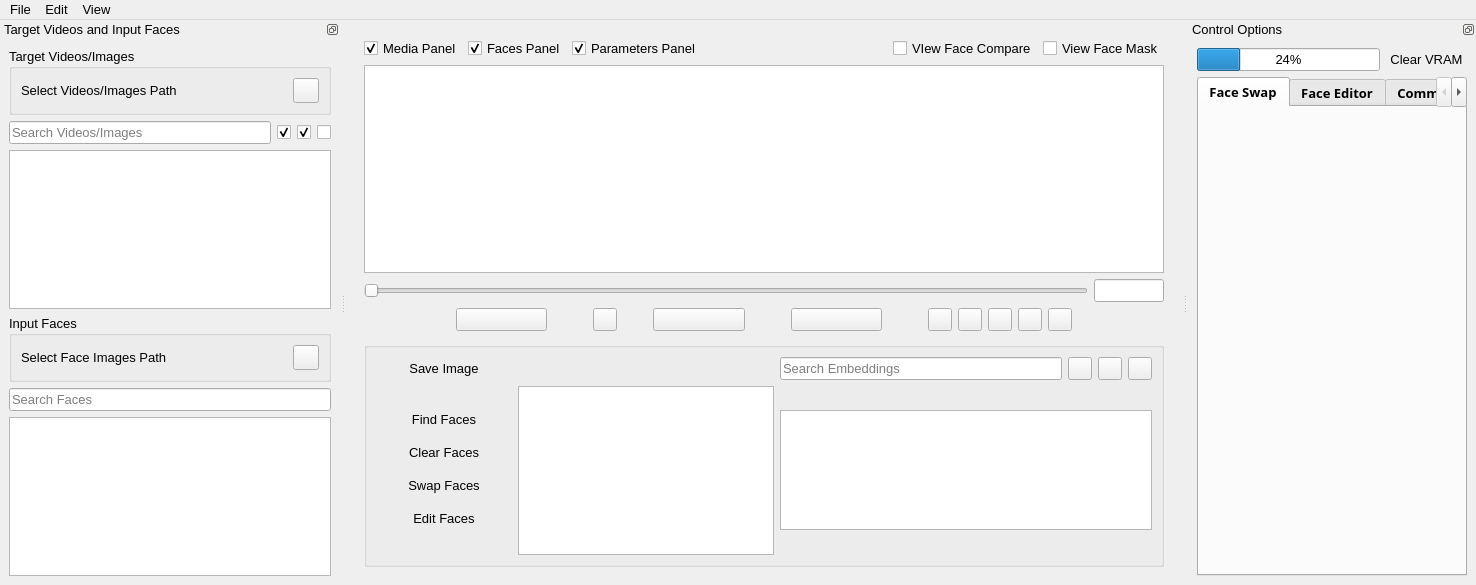
<?xml version='1.0' encoding='utf-8'?>
<ui version="4.0">
 <class>MainWindow</class>
 <widget class="QMainWindow" name="MainWindow">
  <property name="geometry">
   <rect>
    <x>0</x>
    <y>0</y>
    <width>1476</width>
    <height>585</height>
   </rect>
  </property>
  <property name="font">
   <font>
    <pointsize>10</pointsize>
   </font>
  </property>
  <property name="windowTitle">
   <string>VisoMaster v0.1.5</string>
  </property>
  <property name="windowIcon">
   <iconset resource="media.qrc">
    <normaloff>:/media/media/visomaster_small.png</normaloff>:/media/media/visomaster_small.png</iconset>
  </property>
  <widget class="QWidget" name="centralwidget">
   <layout class="QHBoxLayout" name="horizontalLayout">
    <item>
     <widget class="QWidget" name="mediaLayout" native="true">
      <property name="sizePolicy">
       <sizepolicy hsizetype="Expanding" vsizetype="Preferred">
        <horstretch>2</horstretch>
        <verstretch>0</verstretch>
       </sizepolicy>
      </property>
      <layout class="QVBoxLayout" name="verticalLayout">
       <item>
        <layout class="QHBoxLayout" name="panelVisibilityCheckBoxLayout">
         <item>
          <widget class="CheckBox" name="mediaPanelCheckBox">
           <property name="text">
            <string>Media Panel</string>
           </property>
           <property name="checked">
            <bool>true</bool>
           </property>
          </widget>
         </item>
         <item>
          <widget class="CheckBox" name="facesPanelCheckBox">
           <property name="text">
            <string>Faces Panel</string>
           </property>
           <property name="checked">
            <bool>true</bool>
           </property>
          </widget>
         </item>
         <item>
          <widget class="CheckBox" name="parametersPanelCheckBox">
           <property name="text">
            <string>Parameters Panel</string>
           </property>
           <property name="checked">
            <bool>true</bool>
           </property>
          </widget>
         </item>
         <item>
          <spacer name="horizontalSpacer_8">
           <property name="orientation">
            <enum>Qt::Orientation::Horizontal</enum>
           </property>
           <property name="sizeHint" stdset="0">
            <size>
             <width>20</width>
             <height>20</height>
            </size>
           </property>
          </spacer>
         </item>
         <item>
          <widget class="CheckBox" name="faceCompareCheckBox">
           <property name="text">
            <string>VIew Face Compare</string>
           </property>
          </widget>
         </item>
         <item>
          <widget class="CheckBox" name="faceMaskCheckBox">
           <property name="text">
            <string>View Face Mask</string>
           </property>
          </widget>
         </item>
        </layout>
       </item>
       <item>
        <widget class="QGraphicsView" name="graphicsViewFrame" />
       </item>
       <item>
        <layout class="QVBoxLayout" name="verticalLayoutMediaControls">
         <item>
          <layout class="QHBoxLayout" name="horizontalLayoutMediaSlider">
           <item>
            <widget class="Slider" name="videoSeekSlider">
             <property name="orientation">
              <enum>Qt::Orientation::Horizontal</enum>
             </property>
            </widget>
           </item>
           <item>
            <widget class="LineEdit" name="videoSeekLineEdit">
             <property name="sizePolicy">
              <sizepolicy hsizetype="Preferred" vsizetype="Fixed">
               <horstretch>0</horstretch>
               <verstretch>0</verstretch>
              </sizepolicy>
             </property>
             <property name="maximumSize">
              <size>
               <width>70</width>
               <height>16777215</height>
              </size>
             </property>
             <property name="toolTip">
              <string>Frame Number</string>
             </property>
             <property name="clearButtonEnabled">
              <bool>false</bool>
             </property>
            </widget>
           </item>
          </layout>
         </item>
         <item>
          <layout class="QHBoxLayout" name="horizontalLayoutMediaButtons">
           <item>
            <spacer name="horizontalSpacer">
             <property name="orientation">
              <enum>Qt::Orientation::Horizontal</enum>
             </property>
             <property name="sizeType">
              <enum>QSizePolicy::Policy::MinimumExpanding</enum>
             </property>
             <property name="sizeHint" stdset="0">
              <size>
               <width>40</width>
               <height>20</height>
              </size>
             </property>
            </spacer>
           </item>
           <item>
            <widget class="TransparentToolButton" name="frameRewindButton">
             <property name="sizePolicy">
              <sizepolicy hsizetype="MinimumExpanding" vsizetype="Fixed">
               <horstretch>0</horstretch>
               <verstretch>0</verstretch>
              </sizepolicy>
             </property>
             <property name="maximumSize">
              <size>
               <width>100</width>
               <height>16777215</height>
              </size>
             </property>
             <property name="text">
              <string />
             </property>
             <property name="icon">
              <iconset resource="media.qrc">
               <normaloff>:/media/media/previous_marker_off.png</normaloff>:/media/media/previous_marker_off.png</iconset>
             </property>
             </widget>
           </item>
           <item>
            <spacer name="horizontalSpacer_3">
             <property name="orientation">
              <enum>Qt::Orientation::Horizontal</enum>
             </property>
             <property name="sizeType">
              <enum>QSizePolicy::Policy::Minimum</enum>
             </property>
             <property name="sizeHint" stdset="0">
              <size>
               <width>40</width>
               <height>20</height>
              </size>
             </property>
            </spacer>
           </item>
           <item>
            <widget class="TransparentToolButton" name="buttonMediaRecord">
             <property name="text">
              <string />
             </property>
             <property name="icon">
              <iconset resource="media.qrc">
               <normaloff>:/media/media/rec_off.png</normaloff>:/media/media/rec_off.png</iconset>
             </property>
             <property name="checkable">
              <bool>true</bool>
             </property>
             </widget>
           </item>
           <item>
            <spacer name="horizontalSpacer_6">
             <property name="orientation">
              <enum>Qt::Orientation::Horizontal</enum>
             </property>
             <property name="sizeType">
              <enum>QSizePolicy::Policy::Minimum</enum>
             </property>
             <property name="sizeHint" stdset="0">
              <size>
               <width>30</width>
               <height>20</height>
              </size>
             </property>
            </spacer>
           </item>
           <item>
            <widget class="TransparentToolButton" name="buttonMediaPlay">
             <property name="sizePolicy">
              <sizepolicy hsizetype="MinimumExpanding" vsizetype="Minimum">
               <horstretch>0</horstretch>
               <verstretch>0</verstretch>
              </sizepolicy>
             </property>
             <property name="maximumSize">
              <size>
               <width>100</width>
               <height>16777215</height>
              </size>
             </property>
             <property name="text">
              <string />
             </property>
             <property name="icon">
              <iconset resource="media.qrc">
               <normaloff>:/media/media/play_off.png</normaloff>:/media/media/play_off.png</iconset>
             </property>
             <property name="checkable">
              <bool>true</bool>
             </property>
             </widget>
           </item>
           <item>
            <spacer name="horizontalSpacer_4">
             <property name="orientation">
              <enum>Qt::Orientation::Horizontal</enum>
             </property>
             <property name="sizeType">
              <enum>QSizePolicy::Policy::Minimum</enum>
             </property>
             <property name="sizeHint" stdset="0">
              <size>
               <width>40</width>
               <height>20</height>
              </size>
             </property>
            </spacer>
           </item>
           <item>
            <widget class="TransparentToolButton" name="frameAdvanceButton">
             <property name="sizePolicy">
              <sizepolicy hsizetype="MinimumExpanding" vsizetype="Fixed">
               <horstretch>0</horstretch>
               <verstretch>0</verstretch>
              </sizepolicy>
             </property>
             <property name="maximumSize">
              <size>
               <width>100</width>
               <height>16777215</height>
              </size>
             </property>
             <property name="text">
              <string />
             </property>
             <property name="icon">
              <iconset resource="media.qrc">
               <normaloff>:/media/media/next_marker_off.png</normaloff>:/media/media/next_marker_off.png</iconset>
             </property>
             </widget>
           </item>
           <item>
            <spacer name="horizontalSpacer_2">
             <property name="orientation">
              <enum>Qt::Orientation::Horizontal</enum>
             </property>
             <property name="sizeType">
              <enum>QSizePolicy::Policy::Minimum</enum>
             </property>
             <property name="sizeHint" stdset="0">
              <size>
               <width>40</width>
               <height>20</height>
              </size>
             </property>
            </spacer>
           </item>
           <item>
            <widget class="TransparentToolButton" name="addMarkerButton">
             <property name="toolTip">
              <string>Add Marker</string>
             </property>
             <property name="text">
              <string />
             </property>
             <property name="icon">
              <iconset resource="media.qrc">
               <normaloff>:/media/media/add_marker_hover.png</normaloff>:/media/media/add_marker_hover.png</iconset>
             </property>
             </widget>
           </item>
           <item>
            <widget class="TransparentToolButton" name="removeMarkerButton">
             <property name="toolTip">
              <string>Remove Marker</string>
             </property>
             <property name="text">
              <string />
             </property>
             <property name="icon">
              <iconset resource="media.qrc">
               <normaloff>:/media/media/remove_marker_hover.png</normaloff>:/media/media/remove_marker_hover.png</iconset>
             </property>
             </widget>
           </item>
           <item>
            <widget class="TransparentToolButton" name="previousMarkerButton">
             <property name="toolTip">
              <string>Move to Previous Marker</string>
             </property>
             <property name="text">
              <string />
             </property>
             <property name="icon">
              <iconset resource="media.qrc">
               <normaloff>:/media/media/previous_marker_hover.png</normaloff>:/media/media/previous_marker_hover.png</iconset>
             </property>
             </widget>
           </item>
           <item>
            <widget class="TransparentToolButton" name="nextMarkerButton">
             <property name="toolTip">
              <string>Move to Next Marker</string>
             </property>
             <property name="text">
              <string />
             </property>
             <property name="icon">
              <iconset resource="media.qrc">
               <normaloff>:/media/media/next_marker_hover.png</normaloff>:/media/media/next_marker_hover.png</iconset>
             </property>
             </widget>
           </item>
           <item>
            <widget class="TransparentToolButton" name="viewFullScreenButton">
             <property name="toolTip">
              <string>View Fullscreen (F11)</string>
             </property>
             <property name="text">
              <string />
             </property>
             <property name="icon">
              <iconset resource="media.qrc">
               <normaloff>:/media/media/fullscreen.png</normaloff>:/media/media/fullscreen.png</iconset>
             </property>
             </widget>
           </item>
           <item>
            <spacer name="horizontalSpacer_5">
             <property name="orientation">
              <enum>Qt::Orientation::Horizontal</enum>
             </property>
             <property name="sizeHint" stdset="0">
              <size>
               <width>40</width>
               <height>20</height>
              </size>
             </property>
            </spacer>
           </item>
          </layout>
         </item>
        </layout>
       </item>
       <item>
        <spacer name="verticalSpacer">
         <property name="orientation">
          <enum>Qt::Orientation::Vertical</enum>
         </property>
         <property name="sizeType">
          <enum>QSizePolicy::Policy::Preferred</enum>
         </property>
         <property name="sizeHint" stdset="0">
          <size>
           <width>20</width>
           <height>5</height>
          </size>
         </property>
        </spacer>
       </item>
       <item>
        <widget class="QGroupBox" name="facesPanelGroupBox">
         <property name="sizePolicy">
          <sizepolicy hsizetype="Preferred" vsizetype="Fixed">
           <horstretch>0</horstretch>
           <verstretch>0</verstretch>
          </sizepolicy>
         </property>
         <property name="minimumSize">
          <size>
           <width>0</width>
           <height>180</height>
          </size>
         </property>
         <property name="maximumSize">
          <size>
           <width>16777215</width>
           <height>225</height>
          </size>
         </property>
         <property name="autoFillBackground">
          <bool>false</bool>
         </property>
         <property name="flat">
          <bool>true</bool>
         </property>
         <property name="checkable">
          <bool>false</bool>
         </property>
         <layout class="QGridLayout" name="gridLayout_2">
          <item row="1" column="0">
           <widget class="QWidget" name="facesButtonsWidget" native="true">
            <property name="sizePolicy">
             <sizepolicy hsizetype="Minimum" vsizetype="Preferred">
              <horstretch>0</horstretch>
              <verstretch>0</verstretch>
             </sizepolicy>
            </property>
            <layout class="QVBoxLayout" name="verticalLayout_8">
             <item>
              <widget class="QWidget" name="verticalWidget" native="true">
               <layout class="QVBoxLayout" name="controlButtonsLayout">
                <item>
                 <widget class="PushButton" name="findTargetFacesButton">
                  <property name="minimumSize">
                   <size>
                    <width>100</width>
                    <height>0</height>
                   </size>
                  </property>
                  <property name="text">
                   <string>Find Faces</string>
                  </property>
                  <property name="checkable">
                   <bool>false</bool>
                  </property>
                  <property name="flat">
                   <bool>true</bool>
                  </property>
                 </widget>
                </item>
                <item>
                 <widget class="PushButton" name="clearTargetFacesButton">
                  <property name="text">
                   <string>Clear Faces</string>
                  </property>
                  <property name="checkable">
                   <bool>false</bool>
                  </property>
                  <property name="flat">
                   <bool>true</bool>
                  </property>
                 </widget>
                </item>
                <item>
                 <widget class="PrimaryPushButton" name="swapfacesButton">
                  <property name="text">
                   <string>Swap Faces</string>
                  </property>
                  <property name="checkable">
                   <bool>true</bool>
                  </property>
                  <property name="flat">
                   <bool>true</bool>
                  </property>
                 </widget>
                </item>
                <item>
                 <widget class="PrimaryPushButton" name="editFacesButton">
                  <property name="text">
                   <string>Edit Faces</string>
                  </property>
                  <property name="checkable">
                   <bool>true</bool>
                  </property>
                  <property name="default">
                   <bool>false</bool>
                  </property>
                  <property name="flat">
                   <bool>true</bool>
                  </property>
                 </widget>
                </item>
               </layout>
              </widget>
             </item>
            </layout>
           </widget>
          </item>
          <item row="1" column="2">
           <widget class="ListWidget" name="inputEmbeddingsList">
            <property name="sizePolicy">
             <sizepolicy hsizetype="Expanding" vsizetype="Fixed">
              <horstretch>4</horstretch>
              <verstretch>0</verstretch>
             </sizepolicy>
            </property>
            <property name="minimumSize">
             <size>
              <width>320</width>
              <height>120</height>
             </size>
            </property>
            <property name="maximumSize">
             <size>
              <width>16777215</width>
              <height>120</height>
             </size>
            </property>
            <property name="verticalScrollBarPolicy">
             <enum>Qt::ScrollBarAlwaysOff</enum>
            </property>
            <property name="horizontalScrollBarPolicy">
             <enum>Qt::ScrollBarAsNeeded</enum>
            </property>
            <property name="toolTip">
             <string>Save Embedding</string>
            </property>
            <property name="uniformItemSizes">
             <bool>true</bool>
            </property>
            <property name="viewMode">
             <enum>QListView::IconMode</enum>
            </property>
            <property name="movement">
             <enum>QListView::Static</enum>
            </property>
            <property name="wrapping">
             <bool>true</bool>
            </property>
            <property name="layoutMode">
             <enum>QListView::Batched</enum>
            </property>
            <property name="spacing">
             <number>4</number>
            </property>
            <property name="autoScroll">
             <bool>false</bool>
            </property>
           </widget>
          </item>
          <item row="0" column="0">
           <layout class="QHBoxLayout" name="horizontalLayout_4">
            <item>
             <widget class="PushButton" name="saveImageButton">
              <property name="text">
               <string>Save Image</string>
              </property>
              <property name="flat">
               <bool>true</bool>
              </property>
             </widget>
            </item>
           </layout>
          </item>
          <item row="0" column="2">
           <layout class="QHBoxLayout" name="horizontalLayout_3">
            <item>
             <widget class="LineEdit" name="inputEmbeddingsSearchBox">
              <property name="placeholderText">
               <string>Search Embeddings</string>
              </property>
             </widget>
            </item>
            <item>
             <widget class="TransparentToolButton" name="openEmbeddingButton">
              <property name="toolTip">
               <string>Open Embedding File</string>
              </property>
              <property name="text">
               <string />
              </property>
              <property name="icon">
               <iconset resource="media.qrc">
                <normaloff>:/media/media/open_file.png</normaloff>:/media/media/open_file.png</iconset>
              </property>
              </widget>
            </item>
            <item>
             <widget class="TransparentToolButton" name="saveEmbeddingButton">
              <property name="toolTip">
               <string>Save Embedding</string>
              </property>
              <property name="text">
               <string />
              </property>
              <property name="icon">
               <iconset resource="media.qrc">
                <normaloff>:/media/media/save_file.png</normaloff>:/media/media/save_file.png</iconset>
              </property>
              </widget>
            </item>
            <item>
             <widget class="TransparentToolButton" name="saveEmbeddingAsButton">
              <property name="toolTip">
               <string>Save Embedding As</string>
              </property>
              <property name="text">
               <string />
              </property>
              <property name="icon">
               <iconset resource="media.qrc">
                <normaloff>:/media/media/save_file_as.png</normaloff>:/media/media/save_file_as.png</iconset>
              </property>
              </widget>
            </item>
           </layout>
          </item>
          <item row="1" column="1">
           <widget class="ListWidget" name="targetFacesList">
            <property name="autoFillBackground">
             <bool>true</bool>
            </property>
            <property name="autoScroll">
             <bool>false</bool>
            </property>
           </widget>
          </item>
         </layout>
        </widget>
       </item>
      </layout>
     </widget>
    </item>
   </layout>
  </widget>
  <widget class="QDockWidget" name="input_Target_DockWidget">
   <property name="sizePolicy">
    <sizepolicy hsizetype="Preferred" vsizetype="Preferred">
     <horstretch>4</horstretch>
     <verstretch>0</verstretch>
    </sizepolicy>
   </property>
   <property name="minimumSize">
    <size>
     <width>340</width>
     <height>369</height>
    </size>
   </property>
   <property name="features">
    <set>QDockWidget::DockWidgetFeature::DockWidgetFloatable|QDockWidget::DockWidgetFeature::DockWidgetMovable</set>
   </property>
   <property name="windowTitle">
    <string>Target Videos and Input Faces</string>
   </property>
   <attribute name="dockWidgetArea">
    <number>1</number>
   </attribute>
   <widget class="QWidget" name="dockWidgetContents">
    <layout class="QGridLayout" name="gridLayout_4">
     <item row="0" column="0">
      <layout class="QVBoxLayout" name="vboxLayout">
       <item>
        <widget class="QGroupBox" name="groupBox_TargetVideos_Select">
         <property name="title">
          <string>Target Videos/Images</string>
         </property>
         <layout class="QGridLayout" name="gridLayout_3">
          <item row="0" column="0">
           <layout class="QHBoxLayout" name="horizontalLayout_7">
            <item>
             <widget class="QLabel" name="labelTargetVideosPath">
              <property name="text">
               <string>Select Videos/Images Path</string>
              </property>
              <property name="wordWrap">
               <bool>false</bool>
              </property>
             </widget>
            </item>
            <item>
             <widget class="TransparentToolButton" name="buttonTargetVideosPath">
              <property name="sizePolicy">
               <sizepolicy hsizetype="Fixed" vsizetype="Fixed">
                <horstretch>0</horstretch>
                <verstretch>0</verstretch>
               </sizepolicy>
              </property>
              <property name="toolTip">
               <string>Choose Target Media Folder</string>
              </property>
              <property name="text">
               <string />
              </property>
              <property name="icon">
               <iconset resource="media.qrc">
                <normaloff>:/media/media/open_file.png</normaloff>:/media/media/open_file.png</iconset>
              </property>
              <property name="iconSize">
               <size>
                <width>18</width>
                <height>18</height>
               </size>
              </property>
              </widget>
            </item>
           </layout>
          </item>
         </layout>
        </widget>
       </item>
       <item>
        <layout class="QHBoxLayout" name="horizontalLayout_9">
         <item>
          <widget class="LineEdit" name="targetVideosSearchBox">
           <property name="text">
            <string />
           </property>
           <property name="placeholderText">
            <string>Search Videos/Images</string>
           </property>
          </widget>
         </item>
         <item>
          <widget class="CheckBox" name="filterImagesCheckBox">
           <property name="toolTip">
            <string>Include Images</string>
           </property>
           <property name="text">
            <string />
           </property>
           <property name="icon">
            <iconset resource="media.qrc">
             <normaloff>:/media/media/image.png</normaloff>:/media/media/image.png</iconset>
           </property>
           <property name="checked">
            <bool>true</bool>
           </property>
          </widget>
         </item>
         <item>
          <widget class="CheckBox" name="filterVideosCheckBox">
           <property name="toolTip">
            <string>Include Videos</string>
           </property>
           <property name="text">
            <string />
           </property>
           <property name="icon">
            <iconset resource="media.qrc">
             <normaloff>:/media/media/video.png</normaloff>:/media/media/video.png</iconset>
           </property>
           <property name="checked">
            <bool>true</bool>
           </property>
          </widget>
         </item>
         <item>
          <widget class="CheckBox" name="filterWebcamsCheckBox">
           <property name="toolTip">
            <string>Include Webcams</string>
           </property>
           <property name="text">
            <string />
           </property>
           <property name="icon">
            <iconset resource="media.qrc">
             <normaloff>:/media/media/webcam.png</normaloff>:/media/media/webcam.png</iconset>
           </property>
           <property name="checked">
            <bool>false</bool>
           </property>
          </widget>
         </item>
        </layout>
       </item>
       <item>
        <widget class="ListWidget" name="targetVideosList">
         <property name="acceptDrops">
          <bool>true</bool>
         </property>
         <property name="autoScroll">
          <bool>false</bool>
         </property>
        </widget>
       </item>
       <item>
        <widget class="QGroupBox" name="groupBox_InputFaces_Select">
         <property name="title">
          <string>Input Faces</string>
         </property>
         <layout class="QGridLayout" name="gridLayout">
          <item row="0" column="0">
           <layout class="QHBoxLayout" name="horizontalLayout_8">
            <item>
             <widget class="QLabel" name="labelInputFacesPath">
              <property name="text">
               <string>Select Face Images Path</string>
              </property>
             </widget>
            </item>
            <item>
             <widget class="TransparentToolButton" name="buttonInputFacesPath">
              <property name="sizePolicy">
               <sizepolicy hsizetype="Fixed" vsizetype="Fixed">
                <horstretch>0</horstretch>
                <verstretch>0</verstretch>
               </sizepolicy>
              </property>
              <property name="toolTip">
               <string>Choose Input Faces Folder</string>
              </property>
              <property name="text">
               <string />
              </property>
              <property name="icon">
               <iconset resource="media.qrc">
                <normaloff>:/media/media/open_file.png</normaloff>:/media/media/open_file.png</iconset>
              </property>
              <property name="iconSize">
               <size>
                <width>18</width>
                <height>18</height>
               </size>
              </property>
              </widget>
            </item>
           </layout>
          </item>
         </layout>
        </widget>
       </item>
       <item>
        <widget class="LineEdit" name="inputFacesSearchBox">
         <property name="placeholderText">
          <string>Search Faces</string>
         </property>
        </widget>
       </item>
       <item>
        <widget class="ListWidget" name="inputFacesList">
         <property name="acceptDrops">
          <bool>true</bool>
         </property>
         <property name="autoScroll">
          <bool>false</bool>
         </property>
        </widget>
       </item>
      </layout>
     </item>
    </layout>
   </widget>
  </widget>
  <widget class="QDockWidget" name="controlOptionsDockWidget">
   <property name="features">
    <set>QDockWidget::DockWidgetFeature::DockWidgetFloatable|QDockWidget::DockWidgetFeature::DockWidgetMovable</set>
   </property>
   <property name="windowTitle">
    <string>Control Options</string>
   </property>
   <attribute name="dockWidgetArea">
    <number>2</number>
   </attribute>
   <widget class="QWidget" name="dockWidgetContents_2">
    <layout class="QGridLayout" name="gridLayout_5">
     <item row="1" column="0">
      <widget class="QTabWidget" name="tabWidget">
       <property name="sizePolicy">
        <sizepolicy hsizetype="Expanding" vsizetype="Preferred">
         <horstretch>1</horstretch>
         <verstretch>0</verstretch>
        </sizepolicy>
       </property>
       <property name="font">
        <font>
         <family>Segoe UI Semibold</family>
         <pointsize>10</pointsize>
         <bold>true</bold>
        </font>
       </property>
       <property name="layoutDirection">
        <enum>Qt::LayoutDirection::LeftToRight</enum>
       </property>
       <property name="tabPosition">
        <enum>QTabWidget::TabPosition::North</enum>
       </property>
       <property name="currentIndex">
        <number>0</number>
       </property>
       <property name="tabsClosable">
        <bool>false</bool>
       </property>
       <property name="movable">
        <bool>true</bool>
       </property>
       <property name="tabBarAutoHide">
        <bool>false</bool>
       </property>
       <widget class="QWidget" name="face_swap_tab">
        <attribute name="title">
         <string>Face Swap</string>
        </attribute>
        <layout class="QVBoxLayout" name="verticalLayout_4">
         <item>
          <layout class="QVBoxLayout" name="swapWidgetsLayout" />
         </item>
        </layout>
       </widget>
       <widget class="QWidget" name="face_editor_tab">
        <attribute name="title">
         <string>Face Editor</string>
        </attribute>
        <layout class="QVBoxLayout" name="verticalLayout_3">
         <item>
          <layout class="QVBoxLayout" name="faceEditorWidgetsLayout" />
         </item>
        </layout>
       </widget>
       <widget class="QWidget" name="common_tab">
        <attribute name="title">
         <string>Common</string>
        </attribute>
        <layout class="QVBoxLayout" name="commonWidgetsLayout_1">
         <item>
          <layout class="QVBoxLayout" name="commonWidgetsLayout" />
         </item>
        </layout>
       </widget>
       <widget class="QWidget" name="settings_tab">
        <attribute name="title">
         <string>Settings</string>
        </attribute>
        <layout class="QVBoxLayout" name="verticalLayout_2">
         <item>
          <widget class="QLabel" name="label">
           <property name="text">
            <string>Output Directory</string>
           </property>
          </widget>
         </item>
         <item>
          <layout class="QVBoxLayout" name="settingsWidgetsLayout">
           <item>
            <layout class="QHBoxLayout" name="outputFolderSelectionLayout">
             <item>
              <widget class="LineEdit" name="outputFolderLineEdit">
               <property name="readOnly">
                <bool>true</bool>
               </property>
              </widget>
             </item>
             <item>
              <widget class="PushButton" name="outputFolderButton">
               <property name="text">
                <string>Browse Folder</string>
               </property>
               <property name="flat">
                <bool>false</bool>
               </property>
              </widget>
             </item>
            </layout>
           </item>
          </layout>
         </item>
        </layout>
       </widget>
      </widget>
     </item>
     <item row="0" column="0">
      <layout class="QHBoxLayout" name="horizontalLayout_2">
       <item>
        <widget class="ProgressBar" name="vramProgressBar">
         <property name="value">
          <number>24</number>
         </property>
        </widget>
       </item>
       <item>
        <widget class="PushButton" name="clearMemoryButton">
         <property name="text">
          <string>Clear VRAM</string>
         </property>
         <property name="flat">
          <bool>true</bool>
         </property>
        </widget>
       </item>
      </layout>
     </item>
    </layout>
   </widget>
  </widget>
  <widget class="QMenuBar" name="topMenuBar">
   <property name="geometry">
    <rect>
     <x>0</x>
     <y>0</y>
     <width>1476</width>
     <height>33</height>
    </rect>
   </property>
   <widget class="QMenu" name="menuFile">
    <property name="title">
     <string>File</string>
    </property>
    <addaction name="actionLoad_SavedWorkspace" />
    <addaction name="actionSave_CurrentWorkspace" />
    <addaction name="separator" />
    <addaction name="actionOpen_Videos_Folder" />
    <addaction name="actionOpen_Video_Files" />
    <addaction name="separator" />
    <addaction name="actionLoad_Source_Images_Folder" />
    <addaction name="actionLoad_Source_Image_Files" />
    <addaction name="separator" />
    <addaction name="actionLoad_Embeddings" />
    <addaction name="actionSave_Embeddings" />
    <addaction name="actionSave_Embeddings_As" />
   </widget>
   <widget class="QMenu" name="menuEdit">
    <property name="title">
     <string>Edit</string>
    </property>
    <addaction name="actionTest_2" />
   </widget>
   <widget class="QMenu" name="menuView">
    <property name="title">
     <string>View</string>
    </property>
    <addaction name="actionView_Fullscreen_F11" />
   </widget>
   <addaction name="menuFile" />
   <addaction name="menuEdit" />
   <addaction name="menuView" />
  </widget>
  <action name="actionExit">
   <property name="text">
    <string>Exit</string>
   </property>
  </action>
  <action name="actionLoad_Embeddings">
   <property name="text">
    <string>Load Embeddings</string>
   </property>
  </action>
  <action name="actionSave_Embeddings">
   <property name="text">
    <string>Save Embeddings</string>
   </property>
  </action>
  <action name="actionSave_Embeddings_As">
   <property name="text">
    <string>Save Embeddings As</string>
   </property>
  </action>
  <action name="actionOpen_Videos_Folder">
   <property name="text">
    <string>Load Target Images/Videos Folder</string>
   </property>
  </action>
  <action name="actionOpen_Video_Files">
   <property name="text">
    <string>Load Target Image/Video Files</string>
   </property>
  </action>
  <action name="actionLoad_Source_Images_Folder">
   <property name="text">
    <string>Load Source Images Folder</string>
   </property>
  </action>
  <action name="actionLoad_Source_Image_Files">
   <property name="text">
    <string>Load Source Image Files</string>
   </property>
  </action>
  <action name="actionView_Fullscreen_F11">
   <property name="text">
    <string>View Fullscreen (F11)</string>
   </property>
  </action>
  <action name="actionTest">
   <property name="text">
    <string>Test</string>
   </property>
  </action>
  <action name="actionLoad_Saved_Workspace">
   <property name="text">
    <string>Load Saved Workspace</string>
   </property>
  </action>
  <action name="actionSave_Current_Workspace">
   <property name="text">
    <string>Save Current Workspace</string>
   </property>
  </action>
  <action name="actionTest_2">
   <property name="text">
    <string>Test</string>
   </property>
  </action>
  <action name="actionLoad_SavedWorkspace">
   <property name="text">
    <string>Load Saved Workspace</string>
   </property>
  </action>
  <action name="actionSave_CurrentWorkspace">
   <property name="text">
    <string>Save Current Workspace</string>
   </property>
  </action>
 </widget>
 <resources>
  <include location="media.qrc" />
 </resources>
 <connections />
<customwidgets><customwidget><class>CheckBox</class><extends>QCheckBox</extends><header>qfluentwidgets</header></customwidget><customwidget><class>LineEdit</class><extends>QLineEdit</extends><header>qfluentwidgets</header></customwidget><customwidget><class>ListWidget</class><extends>QListWidget</extends><header>qfluentwidgets</header></customwidget><customwidget><class>PrimaryPushButton</class><extends>QPushButton</extends><header>qfluentwidgets</header></customwidget><customwidget><class>ProgressBar</class><extends>QProgressBar</extends><header>qfluentwidgets</header></customwidget><customwidget><class>PushButton</class><extends>QPushButton</extends><header>qfluentwidgets</header></customwidget><customwidget><class>Slider</class><extends>QSlider</extends><header>qfluentwidgets</header></customwidget><customwidget><class>TransparentToolButton</class><extends>QToolButton</extends><header>qfluentwidgets</header></customwidget></customwidgets></ui>
